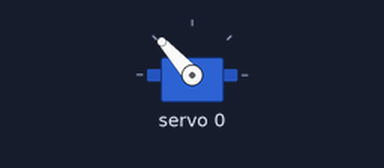
Recording of a sketch running on a simulated Arduino Uno, built with avr-gcc and run on an emulated ATmega328P. Parts: servo. At 6.0 s the program stops and its outputs stay as they are.

Above: at 0.1 s.
At 3.1 s:
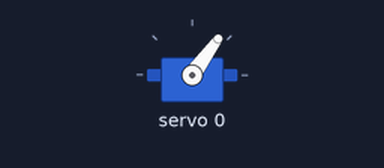
Timing chart, 0 to 4.6 s (numbered marks = the images above):
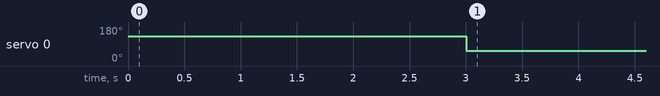

Measured:
- by itself, servo 0: 132° → 54° at 3.0 s

The sketch:

servo_driver_PCA9865.ino
```cpp
#include <Wire.h>
#include <Servo.h>
#include <Adafruit_PWMServoDriver.h>

Adafruit_PWMServoDriver pwm1 = Adafruit_PWMServoDriver(0x40);
Adafruit_PWMServoDriver pwm2 = Adafruit_PWMServoDriver(0x41);

#define servoMIN 150
#define servoMAX 600
//#define servo1 0
//#define servo2 13
//#define servo3 14
//#define servo4 15


uint8_t servonum = 0;

void setup(){
  Serial.begin(9600);
//Adafruit_PWMServoDriver pwm = Adafruit_PWMServoDriver();
//Serial.println("16 channel Servo test!");
  pwm1.begin();
  pwm2.begin();
 // pwm1.setPWMFreq(60); //Analog servos run at ~60 Hz
 // pwm2.setPWMFreq(60);
  pwm1.writeMicroseconds(0, 1900);
  //pwm.writeMicroseconds(servo2, 1900);
  //pwm.writeMicroseconds(servo3, 1900);
  //pwm.writeMicroseconds(servo4, 1900);
  delay(3000);
  //yield();
}

void loop(){
  pwm1.writeMicroseconds(0, 1100);
  //pwm.writeMicroseconds(servo2, 1100);
  //pwm.writeMicroseconds(servo3, 1100);
  //pwm.writeMicroseconds(servo4, 1100);
  delay(3000);
  /*
  pwm.writeMicroseconds(servo, 1500);
  delay(3000);

  pwm.writeMicroseconds(servo, 1250);
  delay(3000);

  pwm.writeMicroseconds(servo, 1100);
  delay(3000);
  */
  exit(0);
 /*
  //Adafruit_PWMServoDriver pwm = Adafruit_PWMServoDriver();
  //for (int servo = 0; servo < 4; servo++){
    pwm.setPWM(1, 0, 0);
    //Serial.println(servo);
    delay(500);
  //}

  pwm.setPWM(4, 0, 200);
    //Serial.println(servo);
  delay(500);

  pwm.setPWM(1, 0, 400);
    //Serial.println(servo);
  delay(500);

  pwm.setPWM(2, 0, 600);
    //Serial.println(servo);
  delay(500);
  */


  //pwm.writeMicroseconds(0, 1900);
  //delay(3000);

}
```
